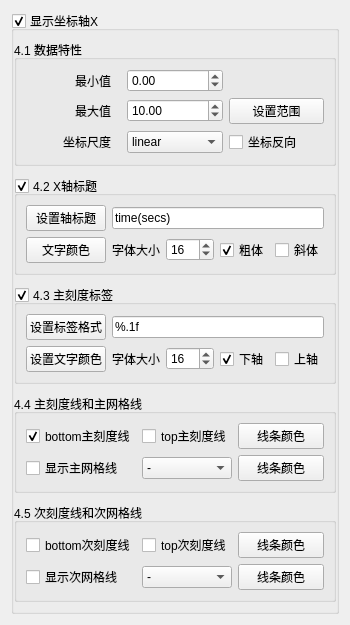
        <widget class="QWidget" name="scrollAreaWidgetContents">
         <property name="geometry">
          <rect>
           <x>0</x>
           <y>0</y>
           <width>350</width>
           <height>547</height>
          </rect>
         </property>
         <layout class="QVBoxLayout" name="verticalLayout_8">
          <item>
           <widget class="QGroupBox" name="groupBox_AxisX">
            <property name="title">
             <string>显示坐标轴X</string>
            </property>
            <property name="flat">
             <bool>true</bool>
            </property>
            <property name="checkable">
             <bool>true</bool>
            </property>
            <layout class="QVBoxLayout" name="verticalLayout_2">
             <property name="spacing">
              <number>10</number>
             </property>
             <property name="leftMargin">
              <number>0</number>
             </property>
             <property name="rightMargin">
              <number>0</number>
             </property>
             <item>
              <widget class="QGroupBox" name="groupBoxX_Lim">
               <property name="title">
                <string>4.1 数据特性</string>
               </property>
               <layout class="QGridLayout" name="gridLayout_4">
                <item row="0" column="0">
                 <widget class="QLabel" name="label_7">
                  <property name="text">
                   <string>最小值</string>
                  </property>
                  <property name="alignment">
                   <set>Qt::AlignRight|Qt::AlignTrailing|Qt::AlignVCenter</set>
                  </property>
                  <property name="indent">
                   <number>10</number>
                  </property>
                 </widget>
                </item>
                <item row="0" column="1">
                 <widget class="QDoubleSpinBox" name="spinAxisX_Min">
                  <property name="minimum">
                   <double>-1000.000000000000000</double>
                  </property>
                  <property name="maximum">
                   <double>1000.000000000000000</double>
                  </property>
                 </widget>
                </item>
                <item row="1" column="0">
                 <widget class="QLabel" name="label_11">
                  <property name="text">
                   <string>最大值</string>
                  </property>
                  <property name="alignment">
                   <set>Qt::AlignRight|Qt::AlignTrailing|Qt::AlignVCenter</set>
                  </property>
                  <property name="indent">
                   <number>10</number>
                  </property>
                 </widget>
                </item>
                <item row="1" column="1">
                 <widget class="QDoubleSpinBox" name="spinAxisX_Max">
                  <property name="minimum">
                   <double>-1000.000000000000000</double>
                  </property>
                  <property name="maximum">
                   <double>1000.000000000000000</double>
                  </property>
                  <property name="value">
                   <double>10.000000000000000</double>
                  </property>
                 </widget>
                </item>
                <item row="1" column="2">
                 <widget class="QPushButton" name="btnAxisX_setBound">
                  <property name="text">
                   <string>设置范围</string>
                  </property>
                 </widget>
                </item>
                <item row="2" column="1">
                 <widget class="QComboBox" name="comboAxisX_Scale">
                  <item>
                   <property name="text">
                    <string>linear</string>
                   </property>
                  </item>
                  <item>
                   <property name="text">
                    <string>log</string>
                   </property>
                  </item>
                  <item>
                   <property name="text">
                    <string>symlog</string>
                   </property>
                  </item>
                  <item>
                   <property name="text">
                    <string>logit</string>
                   </property>
                  </item>
                 </widget>
                </item>
                <item row="2" column="0">
                 <widget class="QLabel" name="label_26">
                  <property name="text">
                   <string>坐标尺度</string>
                  </property>
                  <property name="alignment">
                   <set>Qt::AlignRight|Qt::AlignTrailing|Qt::AlignVCenter</set>
                  </property>
                  <property name="indent">
                   <number>10</number>
                  </property>
                 </widget>
                </item>
                <item row="2" column="2">
                 <widget class="QCheckBox" name="chkBoxAxisX_Invert">
                  <property name="text">
                   <string>坐标反向</string>
                  </property>
                 </widget>
                </item>
               </layout>
              </widget>
             </item>
             <item>
              <widget class="QGroupBox" name="groupBox_AxisXLabel">
               <property name="title">
                <string>4.2 X轴标题</string>
               </property>
               <property name="checkable">
                <bool>true</bool>
               </property>
               <layout class="QGridLayout" name="gridLayout_2">
                <item row="0" column="0">
                 <widget class="QPushButton" name="btnAxisX_setLabel">
                  <property name="text">
                   <string>设置轴标题</string>
                  </property>
                 </widget>
                </item>
                <item row="0" column="1">
                 <widget class="QLineEdit" name="editAxisX_Label">
                  <property name="text">
                   <string>time(secs)</string>
                  </property>
                 </widget>
                </item>
                <item row="1" column="0">
                 <widget class="QPushButton" name="btnAxisX_LabelColor">
                  <property name="text">
                   <string>文字颜色</string>
                  </property>
                 </widget>
                </item>
                <item row="1" column="1">
                 <layout class="QHBoxLayout" name="horizontalLayout_2">
                  <item>
                   <widget class="QLabel" name="label_19">
                    <property name="text">
                     <string>字体大小</string>
                    </property>
                   </widget>
                  </item>
                  <item>
                   <widget class="QSpinBox" name="spinAxisX_LabelFontsize">
                    <property name="minimum">
                     <number>5</number>
                    </property>
                    <property name="maximum">
                     <number>100</number>
                    </property>
                    <property name="value">
                     <number>16</number>
                    </property>
                   </widget>
                  </item>
                  <item>
                   <widget class="QCheckBox" name="chkBoxAxisX_LabelBold">
                    <property name="text">
                     <string>粗体</string>
                    </property>
                    <property name="checked">
                     <bool>true</bool>
                    </property>
                   </widget>
                  </item>
                  <item>
                   <widget class="QCheckBox" name="chkBoxAxisX_LabelItalic">
                    <property name="text">
                     <string>斜体</string>
                    </property>
                   </widget>
                  </item>
                 </layout>
                </item>
               </layout>
              </widget>
             </item>
             <item>
              <widget class="QGroupBox" name="groupBoxAxisX_TickLabel">
               <property name="title">
                <string>4.3 主刻度标签</string>
               </property>
               <property name="checkable">
                <bool>true</bool>
               </property>
               <layout class="QGridLayout" name="gridLayout_8">
                <item row="0" column="0">
                 <widget class="QPushButton" name="btnAxisX_TickLabFormat">
                  <property name="text">
                   <string>设置标签格式</string>
                  </property>
                 </widget>
                </item>
                <item row="0" column="1">
                 <widget class="QLineEdit" name="editAxisX_TickLabFormat">
                  <property name="text">
                   <string>%.1f</string>
                  </property>
                 </widget>
                </item>
                <item row="1" column="0">
                 <widget class="QPushButton" name="btnAxisX_TickLabColor">
                  <property name="text">
                   <string>设置文字颜色</string>
                  </property>
                 </widget>
                </item>
                <item row="1" column="1">
                 <layout class="QHBoxLayout" name="horizontalLayout_5">
                  <item>
                   <widget class="QLabel" name="label_20">
                    <property name="text">
                     <string>字体大小</string>
                    </property>
                   </widget>
                  </item>
                  <item>
                   <widget class="QSpinBox" name="spinAxisX_TickLabelFontsize">
                    <property name="minimum">
                     <number>5</number>
                    </property>
                    <property name="maximum">
                     <number>100</number>
                    </property>
                    <property name="value">
                     <number>16</number>
                    </property>
                   </widget>
                  </item>
                  <item>
                   <widget class="QCheckBox" name="chkBoxAxisX_TickLabBottom">
                    <property name="text">
                     <string>下轴</string>
                    </property>
                    <property name="checked">
                     <bool>true</bool>
                    </property>
                   </widget>
                  </item>
                  <item>
                   <widget class="QCheckBox" name="chkBoxAxisX_TickLabTop">
                    <property name="text">
                     <string>上轴</string>
                    </property>
                   </widget>
                  </item>
                 </layout>
                </item>
               </layout>
              </widget>
             </item>
             <item>
              <widget class="QGroupBox" name="gBoxAxisX_majorTickGrid">
               <property name="title">
                <string>4.4 主刻度线和主网格线</string>
               </property>
               <property name="checkable">
                <bool>false</bool>
               </property>
               <layout class="QGridLayout" name="gridLayout_5">
                <item row="0" column="0">
                 <widget class="QCheckBox" name="chkBoxX_majorTickBottom">
                  <property name="text">
                   <string>bottom主刻度线</string>
                  </property>
                  <property name="checked">
                   <bool>true</bool>
                  </property>
                 </widget>
                </item>
                <item row="1" column="0">
                 <widget class="QCheckBox" name="chkBoxX_majorGrid">
                  <property name="text">
                   <string>显示主网格线</string>
                  </property>
                 </widget>
                </item>
                <item row="0" column="3">
                 <widget class="QPushButton" name="btnLineColorX_majorTick">
                  <property name="text">
                   <string>线条颜色</string>
                  </property>
                 </widget>
                </item>
                <item row="0" column="2">
                 <widget class="QCheckBox" name="chkBoxX_majorTickTop">
                  <property name="text">
                   <string>top主刻度线</string>
                  </property>
                 </widget>
                </item>
                <item row="1" column="3">
                 <widget class="QPushButton" name="btnLineColorX_majorGrid">
                  <property name="enabled">
                   <bool>true</bool>
                  </property>
                  <property name="text">
                   <string>线条颜色</string>
                  </property>
                 </widget>
                </item>
                <item row="1" column="2">
                 <widget class="QComboBox" name="comboLineStyle_XmajorGrid">
                  <property name="enabled">
                   <bool>true</bool>
                  </property>
                  <item>
                   <property name="text">
                    <string>-</string>
                   </property>
                  </item>
                  <item>
                   <property name="text">
                    <string>--</string>
                   </property>
                  </item>
                  <item>
                   <property name="text">
                    <string>-.</string>
                   </property>
                  </item>
                  <item>
                   <property name="text">
                    <string>:</string>
                   </property>
                  </item>
                  <item>
                   <property name="text">
                    <string>None</string>
                   </property>
                  </item>
                 </widget>
                </item>
               </layout>
              </widget>
             </item>
             <item>
              <widget class="QGroupBox" name="gBoxAxisX_minorTickGrid">
               <property name="title">
                <string>4.5 次刻度线和次网格线</string>
               </property>
               <property name="checkable">
                <bool>false</bool>
               </property>
               <layout class="QGridLayout" name="gridLayout_6">
                <item row="0" column="0">
                 <widget class="QCheckBox" name="chkBoxX_minorTickBottom">
                  <property name="text">
                   <string>bottom次刻度线</string>
                  </property>
                 </widget>
                </item>
                <item row="1" column="0">
                 <widget class="QCheckBox" name="chkBoxX_minorGrid">
                  <property name="text">
                   <string>显示次网格线</string>
                  </property>
                 </widget>
                </item>
                <item row="0" column="3">
                 <widget class="QPushButton" name="btnLineColorX_minorTick">
                  <property name="enabled">
                   <bool>true</bool>
                  </property>
                  <property name="text">
                   <string>线条颜色</string>
                  </property>
                 </widget>
                </item>
                <item row="1" column="3">
                 <widget class="QPushButton" name="btnLineColorX_minorGrid">
                  <property name="enabled">
                   <bool>true</bool>
                  </property>
                  <property name="text">
                   <string>线条颜色</string>
                  </property>
                 </widget>
                </item>
                <item row="1" column="1">
                 <widget class="QComboBox" name="comboLineStyle_XminorGrid">
                  <property name="enabled">
                   <bool>true</bool>
                  </property>
                  <item>
                   <property name="text">
                    <string>-</string>
                   </property>
                  </item>
                  <item>
                   <property name="text">
                    <string>--</string>
                   </property>
                  </item>
                  <item>
                   <property name="text">
                    <string>-.</string>
                   </property>
                  </item>
                  <item>
                   <property name="text">
                    <string>:</string>
                   </property>
                  </item>
                  <item>
                   <property name="text">
                    <string>None</string>
                   </property>
                  </item>
                 </widget>
                </item>
                <item row="0" column="1">
                 <widget class="QCheckBox" name="chkBoxX_minorTickTop">
                  <property name="text">
                   <string>top次刻度线</string>
                  </property>
                 </widget>
                </item>
               </layout>
              </widget>
             </item>
             <item>
              <spacer name="verticalSpacer_4">
               <property name="orientation">
                <enum>Qt::Vertical</enum>
               </property>
               <property name="sizeHint" stdset="0">
                <size>
                 <width>20</width>
                 <height>97</height>
                </size>
               </property>
              </spacer>
             </item>
            </layout>
           </widget>
          </item>
         </layout>
        </widget>
